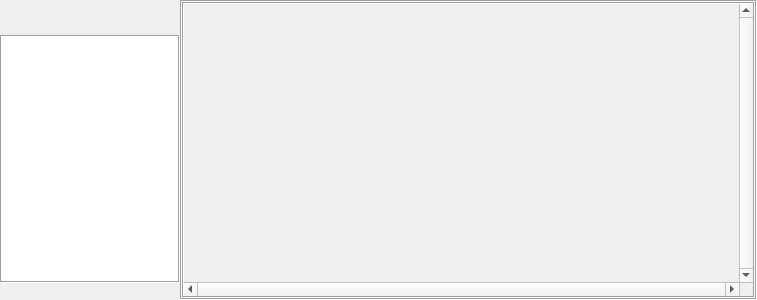
<?xml version="1.0" encoding="UTF-8"?>
<ui version="4.0">
 <class>TimelinePanel</class>
 <widget class="QDockWidget" name="TimelinePanel">
  <property name="geometry">
   <rect>
    <x>0</x>
    <y>0</y>
    <width>757</width>
    <height>300</height>
   </rect>
  </property>
  <property name="windowTitle">
   <string>Animation</string>
  </property>
  <widget class="QWidget" name="dockWidgetContents">
   <layout class="QVBoxLayout" name="verticalLayout_2">
    <property name="leftMargin">
     <number>0</number>
    </property>
    <property name="topMargin">
     <number>0</number>
    </property>
    <property name="rightMargin">
     <number>0</number>
    </property>
    <property name="bottomMargin">
     <number>0</number>
    </property>
    <item>
     <layout class="QVBoxLayout" name="vLayout">
      <property name="spacing">
       <number>0</number>
      </property>
      <item>
       <layout class="QHBoxLayout" name="horizontalLayout" stretch="0,1">
        <property name="spacing">
         <number>0</number>
        </property>
        <item>
         <layout class="QVBoxLayout" name="leftVLayout" stretch="0,0,0">
          <property name="spacing">
           <number>0</number>
          </property>
          <property name="sizeConstraint">
           <enum>QLayout::SetDefaultConstraint</enum>
          </property>
          <item>
           <layout class="QHBoxLayout" name="buttonHLayout">
            <property name="spacing">
             <number>0</number>
            </property>
            <item>
             <widget class="QLabel" name="label">
              <property name="sizePolicy">
               <sizepolicy hsizetype="Preferred" vsizetype="Preferred">
                <horstretch>0</horstretch>
                <verstretch>0</verstretch>
               </sizepolicy>
              </property>
              <property name="minimumSize">
               <size>
                <width>0</width>
                <height>35</height>
               </size>
              </property>
              <property name="maximumSize">
               <size>
                <width>16777215</width>
                <height>35</height>
               </size>
              </property>
              <property name="font">
               <font>
                <family>宋体</family>
                <pointsize>14</pointsize>
               </font>
              </property>
              <property name="autoFillBackground">
               <bool>false</bool>
              </property>
              <property name="styleSheet">
               <string notr="true"/>
              </property>
              <property name="frameShadow">
               <enum>QFrame::Plain</enum>
              </property>
              <property name="text">
               <string/>
              </property>
              <property name="textFormat">
               <enum>Qt::AutoText</enum>
              </property>
              <property name="scaledContents">
               <bool>false</bool>
              </property>
              <property name="alignment">
               <set>Qt::AlignCenter</set>
              </property>
              <property name="wordWrap">
               <bool>false</bool>
              </property>
             </widget>
            </item>
           </layout>
          </item>
          <item>
           <widget class="Studio::ListWidget" name="listWidget">
            <property name="minimumSize">
             <size>
              <width>180</width>
              <height>0</height>
             </size>
            </property>
            <property name="maximumSize">
             <size>
              <width>180</width>
              <height>16777215</height>
             </size>
            </property>
            <property name="frameShape">
             <enum>QFrame::Box</enum>
            </property>
            <property name="verticalScrollBarPolicy">
             <enum>Qt::ScrollBarAlwaysOff</enum>
            </property>
            <property name="horizontalScrollBarPolicy">
             <enum>Qt::ScrollBarAlwaysOff</enum>
            </property>
            <property name="sizeAdjustPolicy">
             <enum>QAbstractScrollArea::AdjustIgnored</enum>
            </property>
            <property name="verticalScrollMode">
             <enum>QAbstractItemView::ScrollPerPixel</enum>
            </property>
           </widget>
          </item>
          <item>
           <spacer name="verticalSpacer">
            <property name="orientation">
             <enum>Qt::Vertical</enum>
            </property>
            <property name="sizeType">
             <enum>QSizePolicy::Fixed</enum>
            </property>
            <property name="sizeHint" stdset="0">
             <size>
              <width>20</width>
              <height>17</height>
             </size>
            </property>
           </spacer>
          </item>
         </layout>
        </item>
        <item>
         <widget class="QScrollArea" name="timelineScrollArea">
          <property name="minimumSize">
           <size>
            <width>0</width>
            <height>0</height>
           </size>
          </property>
          <property name="frameShape">
           <enum>QFrame::Box</enum>
          </property>
          <property name="verticalScrollBarPolicy">
           <enum>Qt::ScrollBarAlwaysOff</enum>
          </property>
          <property name="horizontalScrollBarPolicy">
           <enum>Qt::ScrollBarAlwaysOff</enum>
          </property>
          <property name="widgetResizable">
           <bool>true</bool>
          </property>
          <widget class="QWidget" name="timeScrollAreaWidgetContents">
           <property name="geometry">
            <rect>
             <x>0</x>
             <y>0</y>
             <width>567</width>
             <height>270</height>
            </rect>
           </property>
           <layout class="QVBoxLayout" name="verticalLayout" stretch="0,1">
            <property name="spacing">
             <number>0</number>
            </property>
            <property name="leftMargin">
             <number>0</number>
            </property>
            <property name="topMargin">
             <number>0</number>
            </property>
            <property name="rightMargin">
             <number>0</number>
            </property>
            <property name="bottomMargin">
             <number>0</number>
            </property>
            <item>
             <widget class="Studio::Ruler" name="ruler" native="true"/>
            </item>
            <item>
             <widget class="QScrollArea" name="editPanelScrollArea">
              <property name="styleSheet">
               <string notr="true"/>
              </property>
              <property name="frameShape">
               <enum>QFrame::Box</enum>
              </property>
              <property name="verticalScrollBarPolicy">
               <enum>Qt::ScrollBarAlwaysOn</enum>
              </property>
              <property name="horizontalScrollBarPolicy">
               <enum>Qt::ScrollBarAlwaysOn</enum>
              </property>
              <property name="sizeAdjustPolicy">
               <enum>QAbstractScrollArea::AdjustIgnored</enum>
              </property>
              <property name="widgetResizable">
               <bool>true</bool>
              </property>
              <widget class="Studio::EditPanel" name="editPanelScrollAreaWidgetContents">
               <property name="geometry">
                <rect>
                 <x>0</x>
                 <y>0</y>
                 <width>546</width>
                 <height>239</height>
                </rect>
               </property>
              </widget>
             </widget>
            </item>
           </layout>
          </widget>
         </widget>
        </item>
       </layout>
      </item>
     </layout>
    </item>
   </layout>
  </widget>
 </widget>
 <customwidgets>
  <customwidget>
   <class>Studio::Ruler</class>
   <extends>QWidget</extends>
   <header>Ruler.h</header>
   <container>1</container>
  </customwidget>
  <customwidget>
   <class>Studio::EditPanel</class>
   <extends>QWidget</extends>
   <header>EditPanel.h</header>
   <container>1</container>
  </customwidget>
  <customwidget>
   <class>Studio::ListWidget</class>
   <extends>QListWidget</extends>
   <header>ListWidget.h</header>
  </customwidget>
 </customwidgets>
 <resources/>
 <connections/>
</ui>
